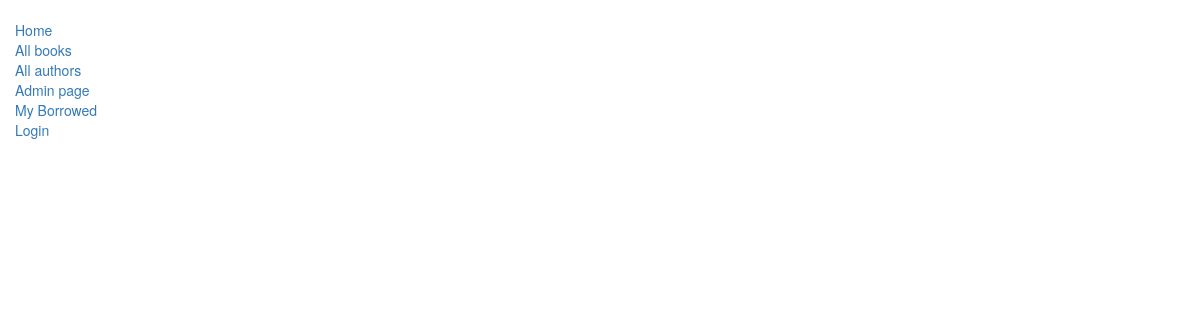
The app's page /catalog/authors/, older data.
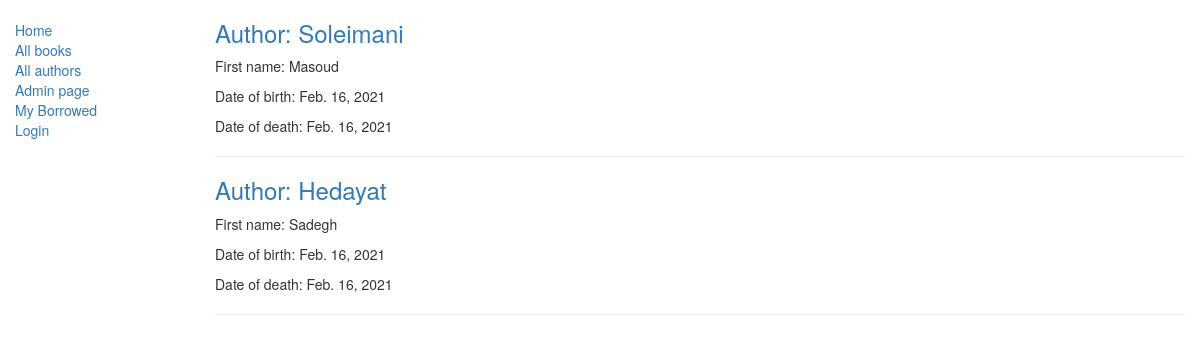
The same page, newer data.
### catalog/models.py (models this page shows, shortened)
class Author(models.Model):
    first_name = models.CharField(max_length=100)
    last_name = models.CharField(max_length=100)
    date_of_birth = models.DateField(null=True, blank=True)
    date_of_death = models.DateField('Died', null=True, blank=True)

### catalog/views.py (the view)
# urls.py: path('authors/', views.AuthorListView.as_view(), name='authors'),
class AuthorListView(generic.ListView):
    model = models.Author
    template_name = 'catalog/author_list.html'

### catalog/templates/catalog/author_list.html
{% extends "catalog/base_generic.html" %}
{% block content %}
  {% for author in author_list %}
    <h3><a href="{% url 'catalog:author-detail' author.id %}">Author: {{ author.last_name }}</a></h3>
    <p>First name: {{ author.first_name }} </p>
    <p>Date of birth: {{ author.date_of_birth}} </p>
    <p>Date of death: {{ author.date_of_death}} </p>
    <hr>
  {% endfor %}
{% endblock %}

Row changes from the older to the newer data that the page shows:
added Author: last_name "Soleimani", first_name "Masoud", date_of_birth "Feb. 16, 2021", date_of_death "Feb. 16, 2021"
added Author: last_name "Hedayat", first_name "Sadegh", date_of_birth "Feb. 16, 2021", date_of_death "Feb. 16, 2021"
